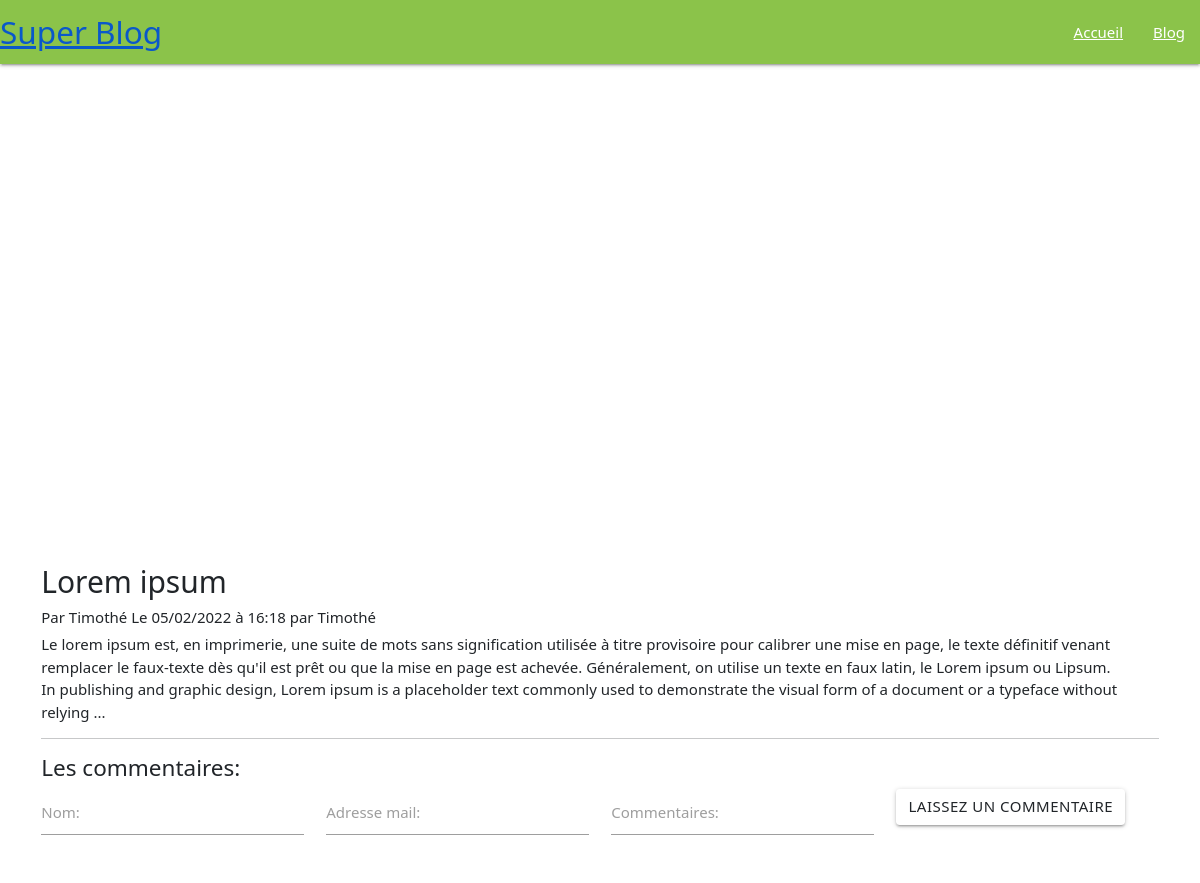
/index.php?page=post&id=2, run on the app's committed database.
### tables this page shows
CREATE TABLE `posts` (
  `id` int(11) NOT NULL,
  `title` varchar(255) NOT NULL,
  `content` text NOT NULL,
  `writer` varchar(255) NOT NULL,
  `image` varchar(255) NOT NULL DEFAULT 'post.png',
  `date` datetime NOT NULL,
  `posted` tinyint(1) NOT NULL
);

### function/post.function.php (called while the page is built, shortened)
<?php
function get_post(){
require_once ('main.func.php');
    $req = $db->query(
        "SELECT posts.id,
                posts.title,
                posts.image,
                posts.date,
                posts.content,
                admins.name
        FROM posts
        JOIN admins
        ON posts.writer=admins.email
        WHERE posts.id='{$_GET['id']}'
        "
    );
    $result= $req->fetchObject();
    return $result;
}
?>

### pages/post.php (the view, shortened to what this page needs)
<?php
$post = get_post();
if($post == false){
    header("Location:index.php?page=error");
}else{
    ?>
    <div class="parallax-container">
        <div class="parallax">
        </div>
    </div>
        <div class="container">
            <h2><?= $post->title?></h2>
            <h6>Par <?= $post->name?> Le <?= date("d/m/Y à H:i",strtotime($post->date));?> par <?= $post->name ?></h6>
            <p><?=nl2br($post->content);?></p>
    <?php
}
?>
             <hr>
             <h4>Les commentaires:</h4>
        <form method="post">
             <div class="row">
                <div class="input-field col s12 m6">
                    <input type="text" name="name" id="name">
                    <label for="name">Nom:</label>
                </div>
                <div class="input-field col s12 m6">
                    <input type="email" name="email" id="email">
                    <label for="email">Adresse mail:</label>
                </div>
                <div class="input-field col s12">
                    <textarea name="comment" id="comment" class="materialize-textarea"></textarea>
                    <label for="comment">Commentaires:</label>
                </div>
                <div class="col s12">
                    <button type="submit" name="submit" class="btn wave-effect">
                        Laissez un commentaire
                    </button>
                </div>
             </div>
        </form>

### data on the page
posts: title "Lorem ipsum", admins.name "Timothé", date "05/02/2022 à 16:18", content "Le lorem ipsum est, en imprimerie, une suite de mots sans signification utilisée à titre provisoire pour calibrer une mise en page, le texte définitif venant remplacer le faux-texte dès qu'il est prêt ou que la mise en page est achevée. Généralement, on utilise un texte en faux latin, le Lorem ipsum ou Lipsum. In publishing and graphic design, Lorem ipsum is a placeholder text commonly used to demonstrate the visual form of a document or a typeface without relying ..."
